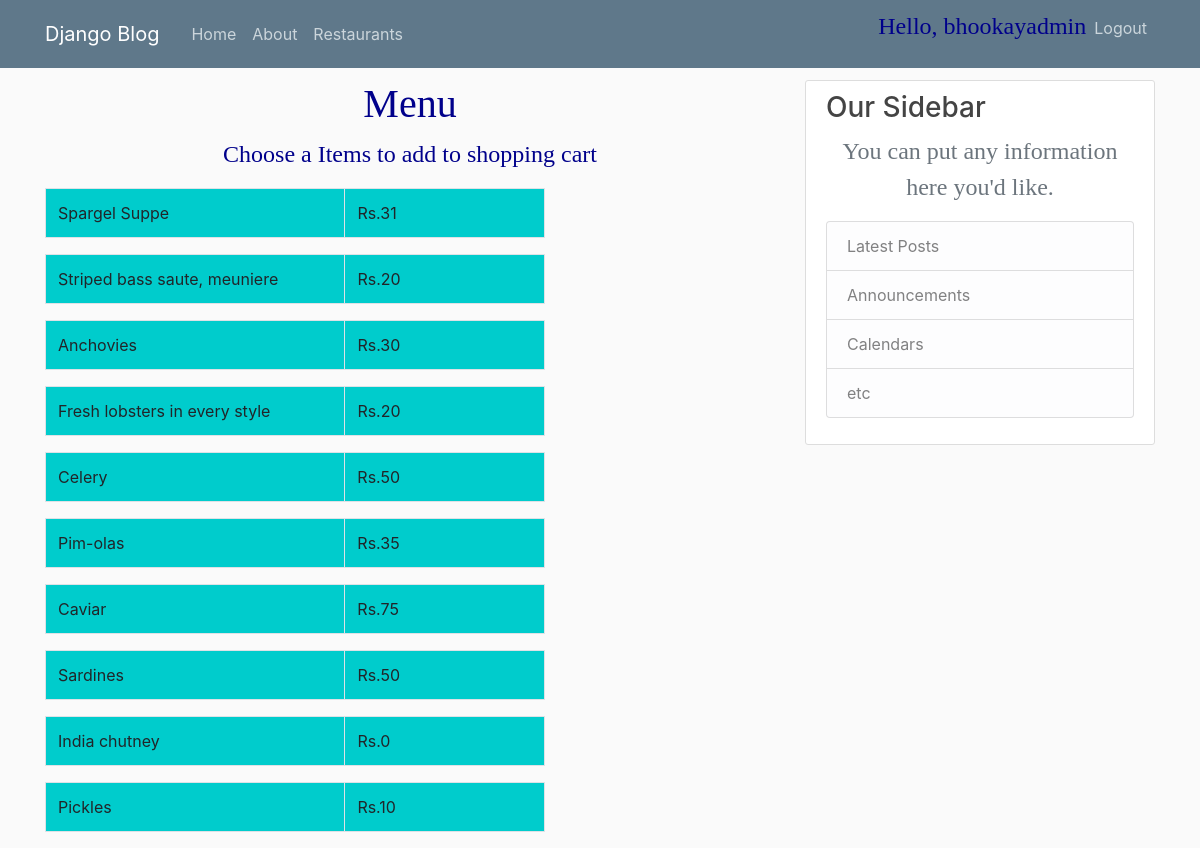
The app's page /menuS/ (signed in) with its own data.
### customers/models.py (models this page shows, shortened)
class Customers(AbstractBaseUser):
	email = models.EmailField(verbose_name = "email", max_length = 60, unique = True)
	username = models.CharField(max_length = 30, unique = True)
	date_joined = models.DateTimeField(verbose_name = 'date joined', auto_now_add = True)
	last_login = models.DateTimeField(verbose_name = 'last login', auto_now = True)
	is_admin = models.BooleanField(default = False)
	is_active = models.BooleanField(default = True)
	is_staff = models.BooleanField(default = False)
	is_superuser = models.BooleanField(default = False)
	address = models.CharField(max_length = 69, unique = False)
	contact = models.IntegerField(unique = True)
	USERNAME_FIELD = 'email'
	REQUIRED_FIELDS = [ 'username', 'address', 'contact',]
	objects = MyCustomersManager()

### blog/models.py (models this page shows, shortened)
class Menu2(models.Model):
	name=models.CharField(max_length=100)
	price=models.IntegerField()
	restaurant=models.CharField(max_length=100)

### blog/views.py (the view)
# urls.py: path('menuS/', views.menuS, name='blog-menuS'),
def menuS(request):
	context2={
	'dishes':Menu2.objects.all(),
	'rests':Post1.objects.all()
	}
	return render(request, 'blog/menuS.html',context2)

### blog/templates/blog/menuS.html
{% extends "blog/base.html" %}
{%block content %}
<h1>Menu</h1>
<p> Choose a Items to add to shopping cart</p>
<div class="table table-hover">
      {% for dish in dishes  %}
          {% if dish.restaurant == 'Le Petit Souffle' %}
  <table class="table table-bordered" style ="width: 500px; background-color: #00cccc;">
    <tbody>
      <tr>
        <td style ="width: 300px; background-color: #00cccc;">{{dish.name}}</td>
        <td style ="width: 200px; background-color: #00cccc;">Rs.{{dish.price}}</td>
      </tr>
    </tbody>
  </table>
    {% endif %}
  {% endfor %}
</div>
</body>
</html>
{% endblock content %}

### blog/templates/blog/base.html (shortened to what this page needs)
{%load static %}
<!DOCTYPE html>
<html>
<head>
    <link rel="stylesheet" href="https://stackpath.bootstrapcdn.com/bootstrap/4.3.1/css/bootstrap.min.css">
    <link rel="stylesheet" type="text/css" href="{% static 'blog/main.css' %}">
</head>
<body>
	<header class="site-header">
	  <nav class="navbar navbar-expand-md navbar-dark bg-steel fixed-top">
	    <div class="container">
	      <a class="navbar-brand mr-4" href="{% url 'blog-home' %}">Django Blog</a>
	      <div class="collapse navbar-collapse" id="navbarToggle">
	        <div class="navbar-nav mr-auto">
	          <a class="nav-item nav-link" href="{% url 'blog-home' %}">Home</a>
	          <a class="nav-item nav-link" href="{% url 'blog-about' %}">About</a>
	          <a class="nav-item nav-link" href="{% url 'blog-restaurants1' %}">Restaurants</a>
	        </div>
	        <div class="navbar-nav">
	        	{% if request.user.is_authenticated %}
	        		<p>Hello, {{ request.user.username }}</p>
	        		<a class="nav-item nav-link" href="{% url 'customers-logout' %}">Logout</a>
	        	{% else %}
	          <a class="nav-item nav-link" href="{% url 'customers-login' %}">Login</a>
	          <a class="nav-item nav-link" href="{% url 'customers-register' %}">Register</a>
	          {% endif %}
	        </div>
	      </div>
	    </div>
	  </nav>
	</header>
	<main role="main" class="container">
	  <div class="row">
	    <div class="col-md-8">
	      {% block content %}{% endblock %}
	    <div class="col-md-4">
	      <div class="content-section">
	        <h3>Our Sidebar</h3>
	        <p class='text-muted'>You can put any information here you'd like.
	          <ul class="list-group">
	            <li class="list-group-item list-group-item-light">Latest Posts</li>
	            <li class="list-group-item list-group-item-light">Announcements</li>
	            <li class="list-group-item list-group-item-light">Calendars</li>
	            <li class="list-group-item list-group-item-light">etc</li>
	          </ul>
	        </p>
	      </div>
	    </div>
</body>
</html>

### blog/static/blog/main.css (style rules this page uses)
body { background: #fafafa; color: #333333; margin-top: 5rem; }
h1, h2, h3, h4, h5, h6 { color: #444444; }
ul { margin: 0; }
body { background-image:url(https://cdn1.vectorstock.com/i/1000x1000/96/80/low-poly-aquamarine-color-vector-29209680.jpg); background-position: center; background-size: cover }
h1 { font-size: %300; text-align:center; color: darkblue; font-family: verdana }
p { color: darkblue; font-family: verdana; text-align: center; font-size: 150% }
.bg-steel { background-color: #5f788a; }
.site-header .navbar-nav .nav-link { color: #cbd5db; }
.content-section { background: #ffffff; padding: 10px 20px; border: 1px solid #dddddd; border-radius: 3px; margin-bottom: 20px; }

### records on screen
Customers: user.username "bhookayadmin"
Menu2: name "Spargel Suppe", price "31"
Menu2: name "Striped bass saute, meuniere", price "20"
Menu2: name "Anchovies", price "30"
Menu2: name "Fresh lobsters in every style", price "20"
Menu2: name "Celery", price "50"
Menu2: name "Pim-olas", price "35"
Menu2: name "Caviar", price "75"
Menu2: name "Sardines", price "50"
Menu2: name "India chutney", price "0"
Menu2: name "Pickles", price "10"
